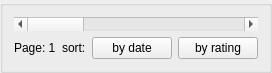
<?xml version="1.0" encoding="UTF-8"?>
<ui version="4.0">
 <class>AmigaRemix</class>
 <widget class="QGroupBox" name="AmigaRemix">
  <property name="geometry">
   <rect>
    <x>0</x>
    <y>0</y>
    <width>252</width>
    <height>69</height>
   </rect>
  </property>
  <property name="minimumSize">
   <size>
    <width>0</width>
    <height>0</height>
   </size>
  </property>
  <property name="windowTitle">
   <string>AmigaRemix</string>
  </property>
  <property name="title">
   <string/>
  </property>
  <layout class="QGridLayout" name="gridLayout">
   <item row="0" column="0">
    <widget class="QScrollBar" name="horizontalScrollBar">
     <property name="minimum">
      <number>1</number>
     </property>
     <property name="maximum">
      <number>30</number>
     </property>
     <property name="orientation">
      <enum>Qt::Horizontal</enum>
     </property>
    </widget>
   </item>
   <item row="1" column="0">
    <layout class="QHBoxLayout" name="horizontalLayout">
     <item>
      <widget class="QLabel" name="lblPage">
       <property name="sizePolicy">
        <sizepolicy hsizetype="Preferred" vsizetype="Fixed">
         <horstretch>0</horstretch>
         <verstretch>0</verstretch>
        </sizepolicy>
       </property>
       <property name="text">
        <string>Page: 1</string>
       </property>
      </widget>
     </item>
     <item>
      <widget class="QLabel" name="lblSort">
       <property name="sizePolicy">
        <sizepolicy hsizetype="Fixed" vsizetype="Fixed">
         <horstretch>0</horstretch>
         <verstretch>0</verstretch>
        </sizepolicy>
       </property>
       <property name="text">
        <string>sort:</string>
       </property>
      </widget>
     </item>
     <item>
      <widget class="QPushButton" name="cmdSortByDate">
       <property name="text">
        <string>by date</string>
       </property>
      </widget>
     </item>
     <item>
      <widget class="QPushButton" name="cmdSortByRating">
       <property name="text">
        <string>by rating</string>
       </property>
      </widget>
     </item>
    </layout>
   </item>
  </layout>
 </widget>
 <resources/>
 <connections/>
</ui>
